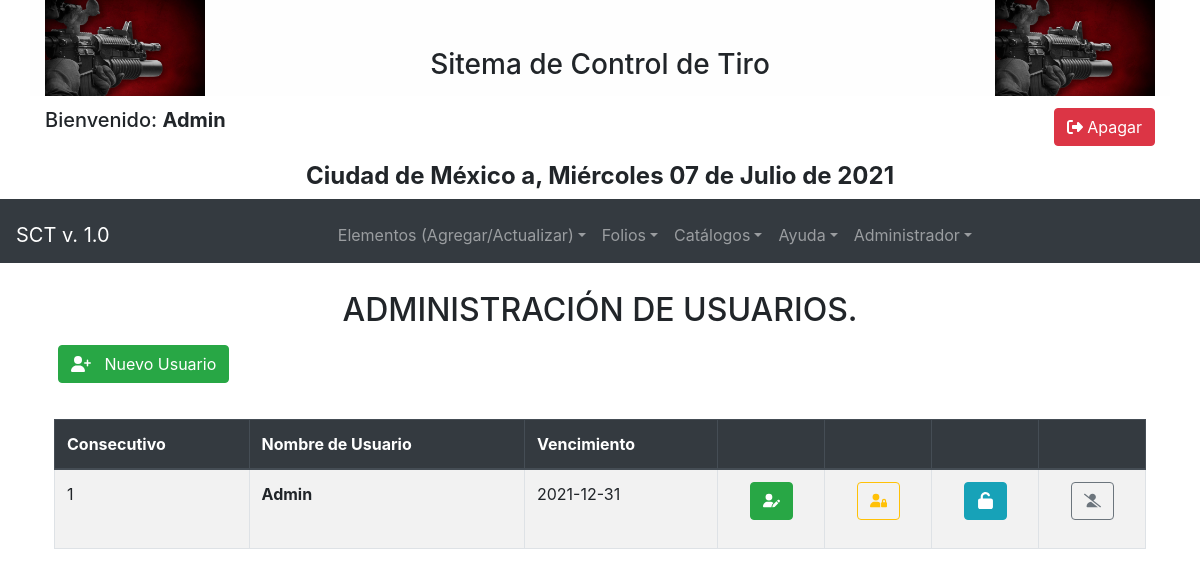
Page /11711511797114105111115.php (signed in) on the committed database.
### tables this page shows
CREATE TABLE IF NOT EXISTS `usuarios` (
  `id` int NOT NULL AUTO_INCREMENT,
  `nombre` varchar(30) NOT NULL,
  `apellido` varchar(30) NOT NULL,
  `username` varchar(30) NOT NULL,
  `idcatrol` int NOT NULL,
  `useractivado` int NOT NULL,
  `password` varchar(250) NOT NULL,
  `sesionactiva` int NOT NULL,
  `fechaalta` varchar(150) NOT NULL,
  `fechaultimamod` varchar(150) NOT NULL,
  `dfechavencimiento` date DEFAULT NULL,
  PRIMARY KEY (`id`),
  KEY `idcatrol` (`idcatrol`)
);

### conexion.php (called while the page is built, shortened)
<?php
    class Connectsisanti {
        public function __construct(){
            try{
            $this->conexionBBDD = new PDO("mysql:host=".DB_SERVER.";dbname=".DB_NOMBRE,DB_USUARIO,DB_PASS);
            $this->conexionBBDD->setAttribute(PDO::ATTR_ERRMODE, PDO::ERRMODE_EXCEPTION);
            $this->conexionBBDD->exec(DB_CHARSET);
            return $this->conexionBBDD;
            }catch (Exception $e){
                echo "<script> alert('ERROR EN LA CONEXION DE LA BASE DE DATOS\n VERIFIQUE CON EL ADMINISTRADOR');</script>";
            }
        }
    }
?>

### sqlmetodos.php (called while the page is built, shortened)
<?php
  require 'conexion.php';
    class Consultainfo extends Connectsisanti{
        public function get_informacion($sql){
            try{
                $query = $this->conexionBBDD->prepare($sql);
                $query->execute(array());
                $resultado = $query->fetchAll(PDO::FETCH_ASSOC);
                return $resultado;
                $this->conexionBBDD = null;
            }catch (Exception $e){
                die("Error con la Conexi&oacute;n de la BBDD de FUERZA DE TAREA".$e);
            }
        }
    }
?>

### 11711511797114105111115.php (the view, shortened to what this page needs)
<?php
include ("menu.php");
include ("heather-and-footer.php");
include ("sqlmetodos.php");
?>
<!DOCTYPE html>
<html lang="es">
	<body>
<?php
	$list_usuarios = new Consultainfo();
	$usuarios = $list_usuarios->get_informacion("select * from usuarios");
?>
<div class="container p-4">
	<div class="row p-1">
		<div class="col-md-12">
			<h2 class="text-center">ADMINISTRACI&Oacute;N DE USUARIOS.</h2>
		</div>
    </div>
    <div class="row p-1">
        <div class="col-md-3">
			<div class="form-group">
	            <button id="nuevousr" class="btn btn-success" onclick="newUser()" data-toggle="tooltip" data-placement="bottom" title="Agregar">
		            <i class="fas fa-user-plus"></i> &nbsp; Nuevo Usuario
                </button>
            </div>
        </div>
        <div class="col-md-3">
        </div>
        <div class="col-md-6">
        </div>
    </div>
	<div class="row pt-3">
		<div class="col-md-12">
			<table id="tableUsuarios" class="table table-striped table-hover table-bordered">
				<thead class="thead-dark">
					<th>Consecutivo</th>
					<th>Nombre de Usuario</th>
                    <th>Vencimiento</th>
                    <th></th>
                    <th></th>
                    <th></th>
					<th></th>
				</thead>
				<tbody>
				<?php
					foreach($usuarios as $detusuarios):
				?>
					<tr>
						<td><?php echo $detusuarios["id"]; ?></td>
                        <td><strong><?php echo $detusuarios["username"]; ?></strong></td>
                        <td><?php echo $detusuarios["dfechavencimiento"]; ?></td>
						<td>
							<div class="text-center">
                                <div class="form-group">
								    <button type="button" class="btn btn-success" id="consultaUsuario"
									    data-toggle="tooltip" data-placement="bottom" title="Actualizar" onclick="consultaUsuario(<?php echo $detusuarios['id'];?> )">
									    <i class="fas fa-user-edit" style="width: 17px; height:17px;"></i>
								    </button>
                                </div>
							</div>
						</td>
                        <td>
							<div class="text-center">
                                <div class="form-group">
								    <button type="button" class="btn btn-outline-warning"
									    data-toggle="tooltip" data-placement="bottom" title="Reestablecer Password" onclick="reestablecePass(<?php echo $detusuarios['id'];?>)">
									    <i class="fas fa-user-lock" style="width: 17px; height:17px;"></i>
								    </button>
                                </div>
							</div>
                        </td>
                        <td>
							<div class="text-center">
                                <div class="form-group">
								    <button type="button" class="btn btn-info"
									    data-toggle="tooltip" data-placement="bottom" title="Desbloquear Usuario" onclick="desbloqueo(<?php echo $detusuarios['id'];?>)">
									    <i class="fas fa-unlock" style="width: 17px; height:17px;"></i>
								    </button>
                                </div>
							</div>
                        </td>
                        <td>
							<div class="text-center">
                                <div class="form-group">
								    <button type="button" class="btn btn-outline-secondary"
									    data-toggle="tooltip" data-placement="bottom" title="Bloquear Usuario" onclick="bloquearUSR(<?php echo $detusuarios['id']; ?>)">
									    <i class="fas fa-user-slash" style="width: 17px; height:17px;"></i>
								    </button>
                                </div>
							</div>
						</td>
					</tr>
				<?php
					endforeach;
				?>
				</tbody>
			</table>
		</div>
	</div>
</div>
  </body>
</html>

### rows in the picture
usuarios: id "1", username "Admin", dfechavencimiento "2021-12-31"
